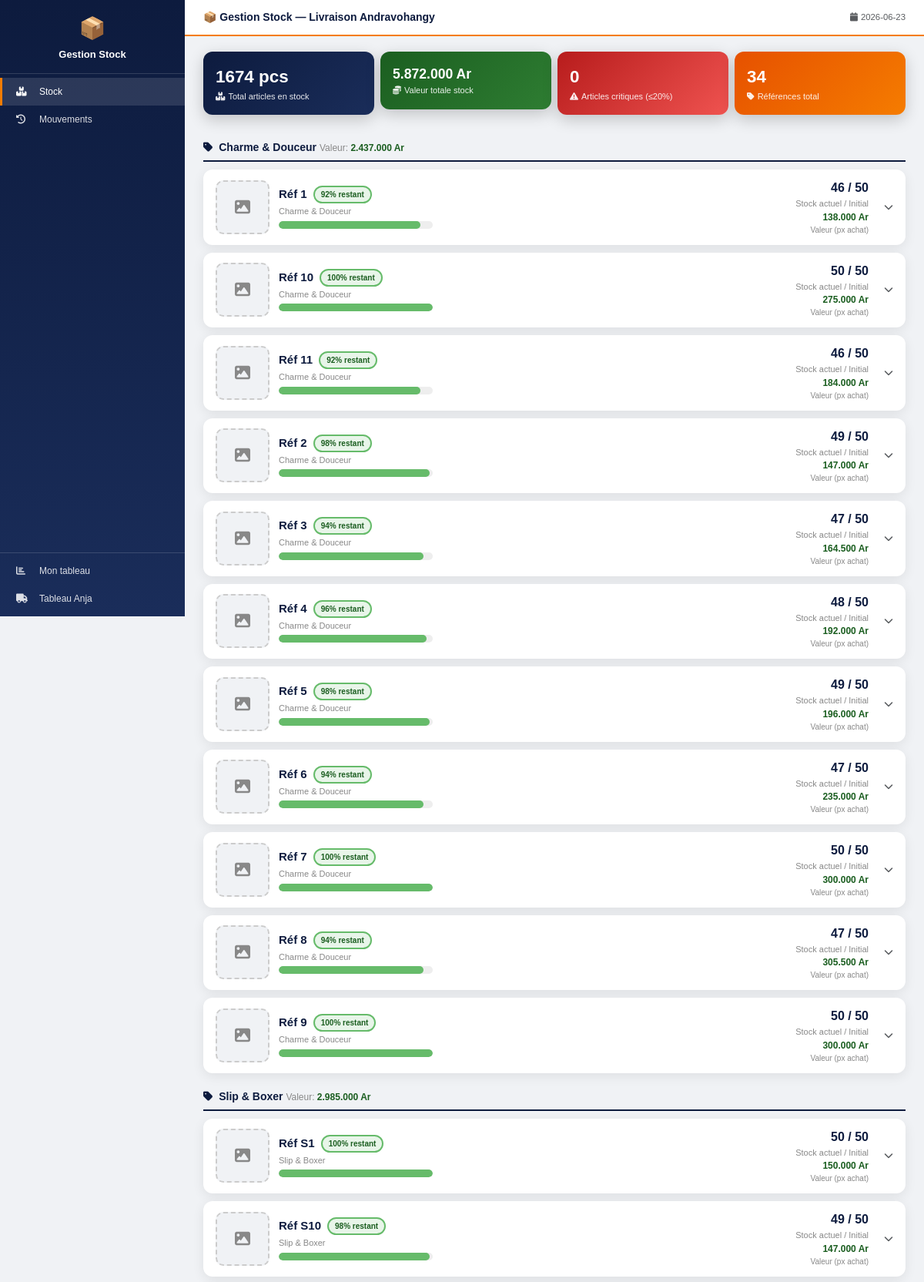
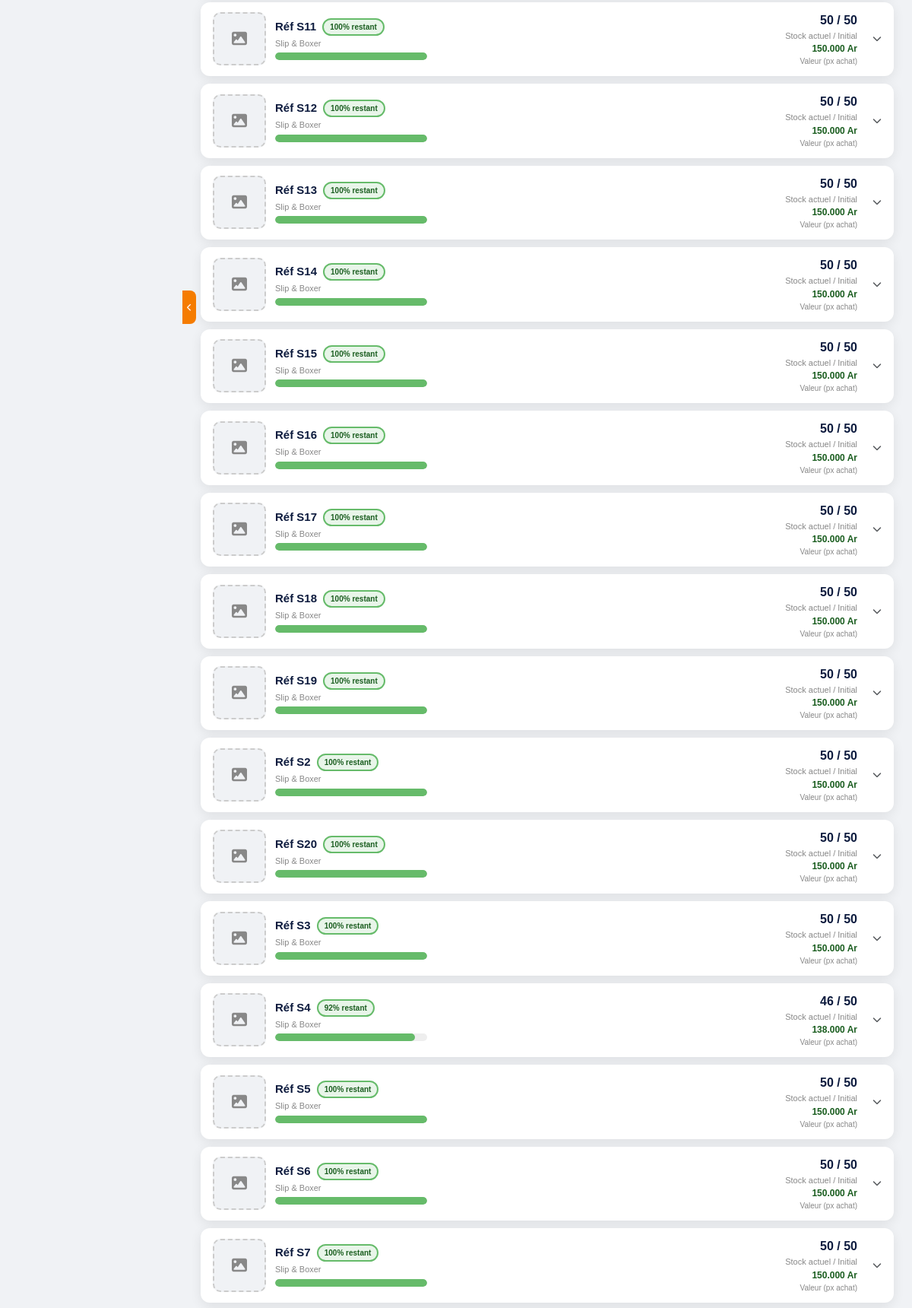
The app's page /stock (signed in, upper part) with its own data (2 pictures, top to bottom).
### tables this page shows
CREATE TABLE stock (
        ref TEXT PRIMARY KEY,
        categorie TEXT,
        nom TEXT DEFAULT '',
        qte_init INTEGER DEFAULT 50,
        qte INTEGER DEFAULT 50,
        prix_vente INTEGER DEFAULT 5000,
        prix_achat INTEGER DEFAULT 3000
    , photo TEXT DEFAULT "");

### app.py (the view)
@app.route('/stock')
@login_required
def stock_view():
    conn = get_db()
    stock = conn.execute('SELECT * FROM stock ORDER BY categorie, ref').fetchall()
    mouvements = conn.execute('SELECT * FROM stock_mouvements ORDER BY date DESC, id DESC LIMIT 50').fetchall()
    today = date.today().strftime('%Y-%m-%d')
    conn.close()
    return render_template('stock.html', stock=stock, mouvements=mouvements, today=today, categories=CATEGORIES)

### app.py (called while the page is built)
def get_db():
    conn = sqlite3.connect(DB)
    conn.row_factory = sqlite3.Row
    return conn

def login_required(f):
    @wraps(f)
    def dec(*args, **kwargs):
        if not session.get('logged_in'):
            return redirect(url_for('login'))
        return f(*args, **kwargs)
    return dec

### templates/stock.html (shortened to what this page needs)
<!DOCTYPE html>
<html lang="fr">
<head>
<link href="https://cdn.jsdelivr.net/npm/bootstrap@5.3.0/dist/css/bootstrap.min.css" rel="stylesheet">
<link href="https://cdnjs.cloudflare.com/ajax/libs/font-awesome/6.4.0/css/all.min.css" rel="stylesheet">
</head>
<body>
<div class="sidebar" id="sidebar">
  <div class="logo">
    <div style="font-size:28px;">📦</div>
    <h5>Gestion Stock</h5>
  </div>
  <a href="/stock" class="active"><i class="fas fa-boxes"></i><span>Stock</span></a>
  <a href="#mouvements" onclick="goSec('mouvements',this)"><i class="fas fa-history"></i><span>Mouvements</span></a>
  <div style="position:absolute;bottom:0;width:100%;border-top:1px solid rgba(255,255,255,0.15);padding:5px 0;">
    <a href="/moi"><i class="fas fa-chart-bar"></i><span>Mon tableau</span></a>
    <a href="/anja"><i class="fas fa-truck"></i><span>Tableau Anja</span></a>
  </div>
</div>
<button class="toggle-btn" id="toggle-btn" onclick="toggleSidebar()">
  <i class="fas fa-chevron-left" id="toggle-icon" style="font-size:10px;"></i>
</button>
<div class="main" id="main">
  <div class="topbar">
    <span style="font-weight:800;color:var(--bn);font-size:14px;">📦 Gestion Stock — Livraison Andravohangy</span>
    <div style="display:flex;gap:8px;">
      <span class="text-muted small"><i class="fas fa-calendar me-1"></i>{{today}}</span>
    </div>
  </div>
  <div class="content">
  {% set total_val = namespace(v=0) %}
  {% set total_art = namespace(n=0) %}
  {% set critiques = namespace(n=0) %}
  {% for s in stock %}
    {% set total_val.v = total_val.v + s.qte * s.prix_achat %}
    {% set total_art.n = total_art.n + s.qte %}
    {% if s.qte_init > 0 and (s.qte * 100 // s.qte_init) <= 20 %}{% set critiques.n = critiques.n + 1 %}{% endif %}
  {% endfor %}
  <div class="row g-2 mb-3">
    <div class="col-6 col-md-3">
      <div class="stat-card" style="background:linear-gradient(135deg,var(--bn),#1a2d5a);">
        <div class="num">{{total_art.n}} pcs</div><div class="lbl"><i class="fas fa-boxes me-1"></i>Total articles en stock</div>
      </div>
    </div>
    <div class="col-6 col-md-3">
      <div class="stat-card" style="background:linear-gradient(135deg,#1B5E20,#2E7D32);">
        <div class="num" style="font-size:1.1rem;">{{"{:,}".format(total_val.v).replace(",",".")}} Ar</div>
        <div class="lbl"><i class="fas fa-coins me-1"></i>Valeur totale stock</div>
      </div>
    </div>
    <div class="col-6 col-md-3">
      <div class="stat-card" style="background:linear-gradient(135deg,#B71C1C,#EF5350);">
        <div class="num">{{critiques.n}}</div><div class="lbl"><i class="fas fa-exclamation-triangle me-1"></i>Articles critiques (≤20%)</div>
      </div>
    </div>
    <div class="col-6 col-md-3">
      <div class="stat-card" style="background:linear-gradient(135deg,#E65100,#F57C00);">
        <div class="num">{{stock|length}}</div><div class="lbl"><i class="fas fa-tag me-1"></i>Références total</div>
      </div>
    </div>
  </div>
  {% for cat, data in categories.items() %}
  <div class="section-title">
    <i class="fas fa-tag me-2"></i>{{cat}}
    {% set cat_val = namespace(v=0) %}
    {% for s in stock if s.categorie==cat %}{% set cat_val.v = cat_val.v + s.qte * s.prix_achat %}{% endfor %}
    <span style="font-size:12px;color:#888;font-weight:400;">Valeur: <strong style="color:var(--vt);">{{"{:,}".format(cat_val.v).replace(",",".")}} Ar</strong></span>
  </div>
  {% for s in stock if s.categorie==cat %}
  {% set pct = [s.qte*100//s.qte_init if s.qte_init else 0, 100]|min %}
  {% if pct <= 20 %}{% set alert_class = 'badge-crit' %}{% set prog_color = '#EF5350' %}{% set card_border = 'border-left:4px solid #EF5350;' %}
  {% elif pct <= 50 %}{% set alert_class = 'badge-warn' %}{% set prog_color = '#FFB74D' %}{% set card_border = 'border-left:4px solid #FFB74D;' %}
  {% else %}{% set alert_class = 'badge-ok' %}{% set prog_color = '#66BB6A' %}{% set card_border = '' %}{% endif %}
  <div class="stock-card" style="{{card_border}}">
    <div class="stock-header" onclick="toggleStock(this)">
      {% if s.photo %}
      <img src="/static/photos/{{s.photo}}" class="photo-box" alt="{{s.ref}}">
      {% else %}
      <div class="photo-placeholder"><i class="fas fa-image"></i></div>
      {% endif %}
      <div style="flex:1;">
        <div style="display:flex;align-items:center;gap:8px;flex-wrap:wrap;">
          <span style="font-size:15px;font-weight:800;color:var(--bn);">Réf {{s.ref}}</span>
          <span class="{{alert_class}}">{{pct}}% restant</span>
        </div>
        <div style="font-size:11px;color:#888;margin-top:2px;">{{s.categorie}}</div>
        <div class="prog mt-1" style="width:200px;">
          <div class="prog-fill" style="width:{{pct}}%;background:{{prog_color}};"></div>
        </div>
      </div>
      <div style="text-align:right;min-width:140px;">
        <div style="font-size:16px;font-weight:800;color:var(--bn);">{{s.qte}} / {{s.qte_init}}</div>
        <div style="font-size:11px;color:#888;">Stock actuel / Initial</div>
        <div style="font-size:12px;font-weight:700;color:var(--vt);">{{"{:,}".format(s.qte*s.prix_achat).replace(",",".")}} Ar</div>
        <div style="font-size:10px;color:#888;">Valeur (px achat)</div>
      </div>
      <i class="fas fa-chevron-down text-muted ms-2" style="font-size:12px;"></i>
    </div>
  </div>
  {% endfor %}
  {% endfor %}
  </div>
</div>
</body>
</html>

### templates/stock.html (style rules this page uses)
:root { --bn:#0D1B3E;--or:#F57C00;--vt:#1B5E20;--rg:#B71C1C; }
body { font-family:Arial,sans-serif;background:#f0f2f5;font-size:13px; }
.sidebar { min-height:100vh;background:linear-gradient(180deg,var(--bn) 0%,#1a2d5a 100%);width:240px;position:fixed;top:0;left:0;z-index:100;transition:width .3s;overflow:hidden; }
.sidebar .logo { text-align:center;color:#fff;padding:16px 10px;border-bottom:1px solid rgba(255,255,255,0.15);margin-bottom:5px; }
.sidebar .logo h5 { font-size:13px;font-weight:700;margin:5px 0 0; }
.sidebar a { display:flex;align-items:center;color:rgba(255,255,255,0.85);padding:9px 18px;text-decoration:none;border-left:3px solid transparent;font-size:12px;white-space:nowrap;transition:all .2s; }
.sidebar a:hover,.sidebar a.active { background:rgba(255,255,255,0.12);color:#fff;border-left-color:var(--or); }
.sidebar a i { width:20px;min-width:20px;margin-right:10px; }
.toggle-btn { position:fixed;top:50%;left:240px;transform:translateY(-50%);background:var(--or);border:none;color:#fff;width:18px;height:44px;border-radius:0 8px 8px 0;cursor:pointer;z-index:101;transition:left .3s;display:flex;align-items:center;justify-content:center; }
.main { margin-left:240px;transition:margin-left .3s; }
.topbar { background:#fff;padding:12px 24px;border-bottom:2px solid var(--or);display:flex;justify-content:space-between;align-items:center;position:sticky;top:0;z-index:50; }
.content { padding:20px 24px; }
.stat-card { border-radius:12px;padding:16px;color:#fff;box-shadow:0 6px 20px rgba(0,0,0,0.2);margin-bottom:12px; }
.stat-card .num { font-size:1.4rem;font-weight:800; }
.stat-card .lbl { font-size:11px;opacity:.9; }
.section-title { font-weight:700;color:var(--bn);font-size:14px;margin:20px 0 10px;padding-bottom:6px;border-bottom:2px solid var(--bn); }
.stock-card { background:#fff;border-radius:12px;box-shadow:0 4px 15px rgba(0,0,0,0.08);overflow:hidden;margin-bottom:10px; }
.stock-header { padding:12px 16px;cursor:pointer;display:flex;align-items:center;gap:12px; }
.photo-placeholder { width:70px;height:70px;border-radius:10px;background:#f0f2f5;border:2px dashed #ccc;display:flex;align-items:center;justify-content:center;color:#888;font-size:20px;flex-shrink:0; }
.prog { height:10px;background:#eee;border-radius:5px;overflow:hidden;margin-top:4px; }
.prog-fill { height:100%;border-radius:5px; }
.badge-ok { background:#E8F5E9;color:#1B5E20;border:2px solid #66BB6A;font-size:10px;font-weight:700;padding:2px 8px;border-radius:20px; }

### records on screen
stock: ref "1", pct "92", categorie "Charme & Douceur", qte "46", qte_init "50", qte+prix_achat "138.000"
stock: ref "10", pct "100", categorie "Charme & Douceur", qte "50", qte_init "50", qte+prix_achat "275.000"
stock: ref "11", pct "92", categorie "Charme & Douceur", qte "46", qte_init "50", qte+prix_achat "184.000"
stock: ref "2", pct "98", categorie "Charme & Douceur", qte "49", qte_init "50", qte+prix_achat "147.000"
stock: ref "3", pct "94", categorie "Charme & Douceur", qte "47", qte_init "50", qte+prix_achat "164.500"
stock: ref "4", pct "96", categorie "Charme & Douceur", qte "48", qte_init "50", qte+prix_achat "192.000"
stock: ref "5", pct "98", categorie "Charme & Douceur", qte "49", qte_init "50", qte+prix_achat "196.000"
stock: ref "6", pct "94", categorie "Charme & Douceur", qte "47", qte_init "50", qte+prix_achat "235.000"
stock: ref "7", pct "100", categorie "Charme & Douceur", qte "50", qte_init "50", qte+prix_achat "300.000"
stock: ref "8", pct "94", categorie "Charme & Douceur", qte "47", qte_init "50", qte+prix_achat "305.500"
stock: ref "9", pct "100", categorie "Charme & Douceur", qte "50", qte_init "50", qte+prix_achat "300.000"
stock: ref "S1", pct "100", categorie "Slip & Boxer", qte "50", qte_init "50", qte+prix_achat "150.000"
stock: ref "S10", pct "98", categorie "Slip & Boxer", qte "49", qte_init "50", qte+prix_achat "147.000"
stock: ref "S11", pct "100", categorie "Slip & Boxer", qte "50", qte_init "50", qte+prix_achat "150.000"
stock: ref "S12", pct "100", categorie "Slip & Boxer", qte "50", qte_init "50", qte+prix_achat "150.000"
stock: ref "S13", pct "100", categorie "Slip & Boxer", qte "50", qte_init "50", qte+prix_achat "150.000"
stock: ref "S14", pct "100", categorie "Slip & Boxer", qte "50", qte_init "50", qte+prix_achat "150.000"
stock: ref "S15", pct "100", categorie "Slip & Boxer", qte "50", qte_init "50", qte+prix_achat "150.000"
stock: ref "S16", pct "100", categorie "Slip & Boxer", qte "50", qte_init "50", qte+prix_achat "150.000"
stock: ref "S17", pct "100", categorie "Slip & Boxer", qte "50", qte_init "50", qte+prix_achat "150.000"
stock: ref "S18", pct "100", categorie "Slip & Boxer", qte "50", qte_init "50", qte+prix_achat "150.000"
stock: ref "S19", pct "100", categorie "Slip & Boxer", qte "50", qte_init "50", qte+prix_achat "150.000"
stock: ref "S2", pct "100", categorie "Slip & Boxer", qte "50", qte_init "50", qte+prix_achat "150.000"
stock: ref "S20", pct "100", categorie "Slip & Boxer", qte "50", qte_init "50", qte+prix_achat "150.000"
stock: ref "S3", pct "100", categorie "Slip & Boxer", qte "50", qte_init "50", qte+prix_achat "150.000"
stock: ref "S4", pct "92", categorie "Slip & Boxer", qte "46", qte_init "50", qte+prix_achat "138.000"
stock: ref "S5", pct "100", categorie "Slip & Boxer", qte "50", qte_init "50", qte+prix_achat "150.000"
stock: ref "S6", pct "100", categorie "Slip & Boxer", qte "50", qte_init "50", qte+prix_achat "150.000"
stock: ref "S7", pct "100", categorie "Slip & Boxer", qte "50", qte_init "50", qte+prix_achat "150.000"

### other values on screen
{{ total_art.n }} "1674"
{{ "{:,}".format(total_val.v).replace(",",".") }} "5.872.000"
{{ critiques.n }} "0"
{{ stock|length }} "34"
{{ cat }} "Charme & Douceur" "Slip & Boxer"
{{ "{:,}".format(cat_val.v).replace(",",".") }} "2.437.000" "2.985.000"
